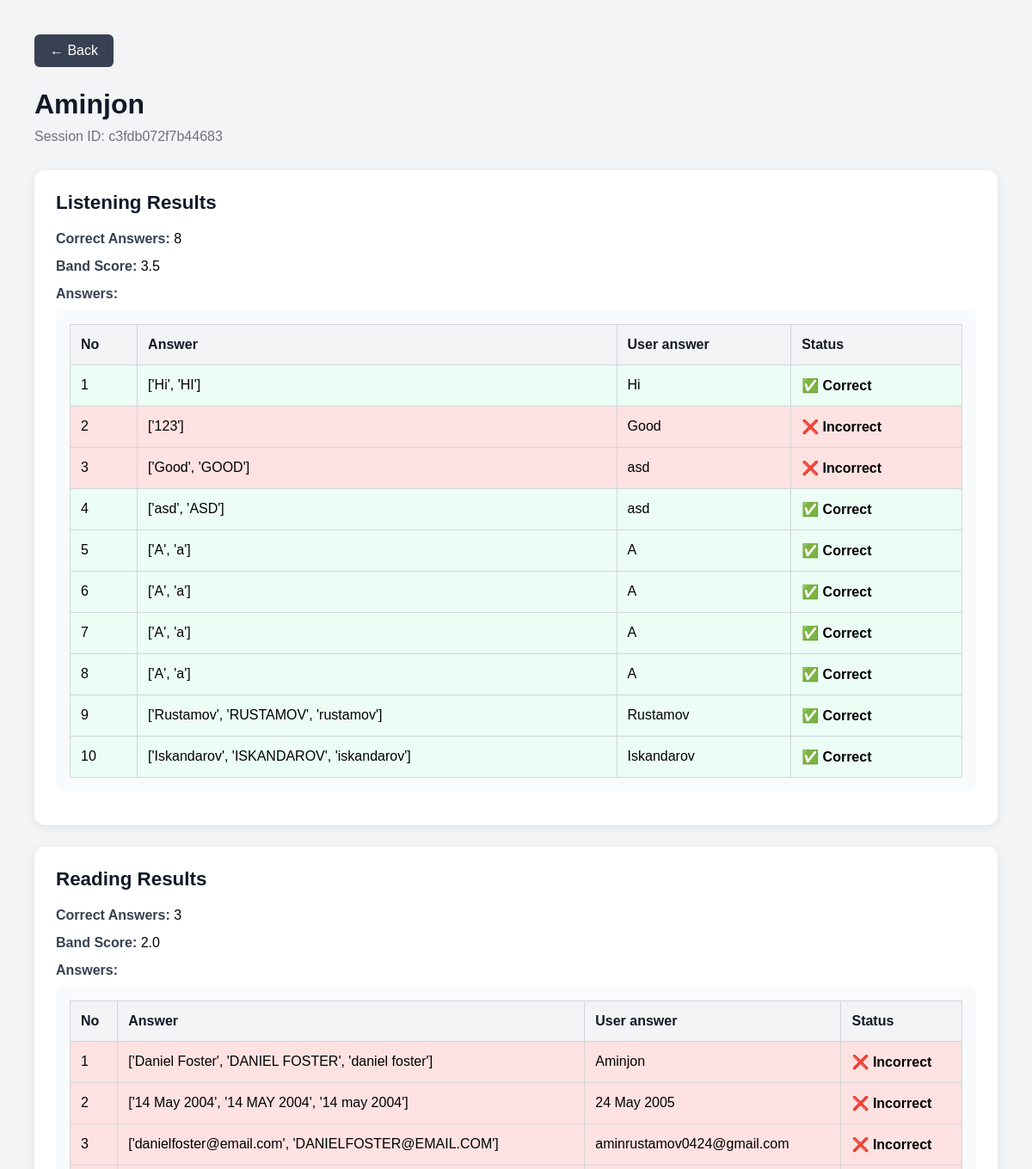
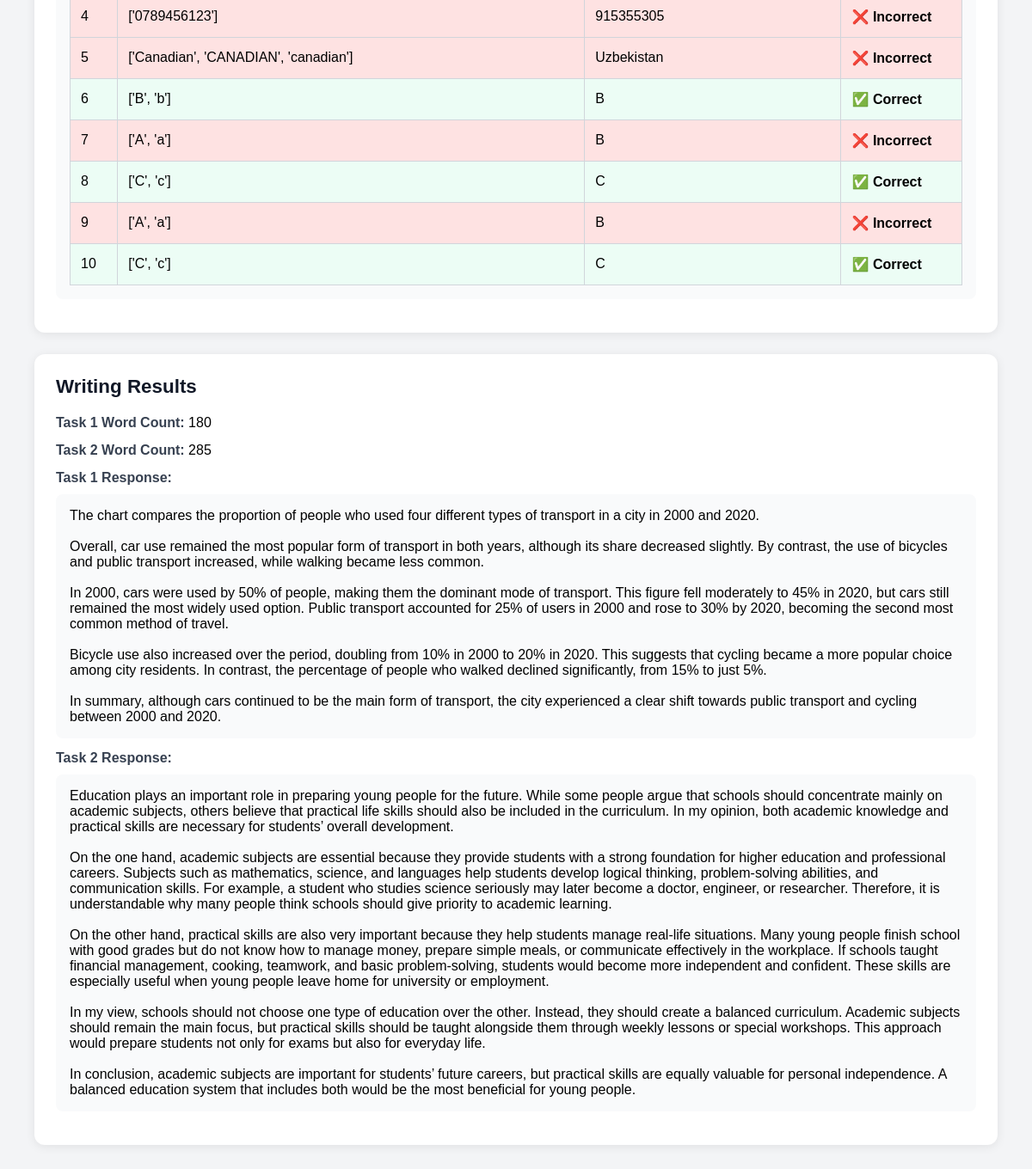
The app's page /results/student/c3fdb072f7b44683/ with its own data (2 pictures, top to bottom).
### core/models.py (models this page shows)
class ResultsTable(models.Model):
    exam_session = models.ForeignKey(           # ← new
        ExamSession,
        on_delete=models.SET_NULL,
        null=True, blank=True,
        related_name='results'
    )
    session_id = models.CharField(max_length=50, primary_key=True, unique=True)
    username = models.CharField(max_length=100)
    session_date = models.DateTimeField(auto_now_add=True)

class ListeningResults(models.Model):
    session = models.OneToOneField(
        'ResultsTable',
        on_delete=models.CASCADE,
        primary_key=True
        )
    test = models.ForeignKey(
        'ListeningTest',
        on_delete=models.SET_NULL,
        null=True,
        blank=True
        )
    listening_row_answers = models.JSONField()
    listening_correct_count = models.IntegerField()
    listening_mark = models.DecimalField(max_digits=2, decimal_places=1)

class ReadingResults(models.Model):
    session = models.OneToOneField('ResultsTable', on_delete=models.CASCADE, primary_key=True)
    test = models.ForeignKey('ReadingTest', on_delete=models.SET_NULL, null=True)
    reading_row_answers = models.JSONField()
    reading_correct_count = models.IntegerField()
    reading_mark = models.DecimalField(max_digits=2, decimal_places=1)

class WritingResults(models.Model):
    session = models.OneToOneField(
        'ResultsTable',
        on_delete=models.CASCADE,
        primary_key=True
        )
    test_id = models.CharField(max_length=50)
    task1_text = models.TextField()
    task2_text = models.TextField()
    task1_word_count = models.CharField()
    task2_word_count = models.CharField()

### core/views.py (the view)
# urls.py: path('results/student/<str:session_id>/', views.student_full_result, name='student_full_result'),
def student_full_result(request, session_id):
    result = get_object_or_404(
        ResultsTable,
        session_id=session_id
    )
    listening = ListeningResults.objects.filter(
        session=result
    ).first()
    try:
        listening_test = get_object_or_404(ListeningTest, id=int(listening.test_id))
        listening_answers = prepare(listening_test.answers)
    except:
        listening_answers = []
    reading = ReadingResults.objects.filter(
        session=result
    ).first()
    try:
        reading_test = get_object_or_404(ReadingTest, id=int(reading.test_id))
        reading_answers = prepare(reading_test.answers)
    except:
        reading_answers = []
    writing = WritingResults.objects.filter(
        session=result
    ).first()
    return render(request, 'core/student_full_result.html', {
        'result': result,
        'listening': listening,
        'listening_answers': listening_answers,
        'reading': reading,
        'reading_answers': reading_answers,
        'writing': writing,
    })

### core/templatetags/dict_extras.py (called while the page is built)
@register.filter
def get_item(dictionary, key):
    if isinstance(dictionary, dict):
        return dictionary.get(key)
    return None

### core/templates/core/student_full_result.html (shortened to what this page needs)
{% load dict_extras %}
<!DOCTYPE html>
<html lang="en">
<head>
</head>
<body>
    <div class="container">
        <a
            href="javascript:history.back()"
            class="back-btn"
        >
            ← Back
        </a>
        <h1 class="title">
            {{ result.username }}
        </h1>
        <p class="subtitle">
            Session ID: {{ result.session_id }}
        </p>
        <div class="card">
            <h2 class="section-title">
                Listening Results
            </h2>
            {% if listening %}
                <div class="info-row">
                    <span class="label">Correct Answers:</span>
                    {{ listening.listening_correct_count }}
                </div>
                <div class="info-row">
                    <span class="label">Band Score:</span>
                    {{ listening.listening_mark }}
                </div>
                <div class="info-row">
                    <span class="label">
                        Answers:
                    </span>
                    <div class="answers-box">
                        <table class="answers-table">
                            <thead>
                                <tr>
                                    <th>No</th>
                                    <th>Answer</th>
                                    <th>User answer</th>
                                    <th>Status</th>
                                </tr>
                            </thead>
                            <tbody>
                                {% for key, value in listening.listening_row_answers.items %}
                                    {% if key != "id" %}
                                        {% with correct_answers=listening_answers|get_item:key %}
                                            {% if value in correct_answers %}
                                                <tr class="correct">
                                            {% else %}
                                                <tr class="incorrect">
                                            {% endif %}
                                                <td>{{ forloop.counter|add:-1 }}</td>
                                                <td>{{ correct_answers }}</td>
                                                <td>{{ value }}</td>
                                                <td class="status">
                                                    {% if value in correct_answers %}
                                                        ✅ Correct
                                                    {% else %}
                                                        ❌ Incorrect
                                                    {% endif %}
                                                </td>
                                            </tr>
                                        {% endwith %}
                                    {% endif %}
                                {% endfor %}
                            </tbody>
                        </table>
                    </div>
                </div>
            {% else %}
                <p>No listening results found.</p>
            {% endif %}
        </div>
        <div class="card">
            <h2 class="section-title">
                Reading Results
            </h2>
            {% if reading %}
                <div class="info-row">
                    <span class="label">Correct Answers:</span>
                    {{ reading.reading_correct_count }}
                </div>
                <div class="info-row">
                    <span class="label">Band Score:</span>
                    {{ reading.reading_mark }}
                </div>
                <div class="info-row">
                    <span class="label">
                        Answers:
                    </span>
                    <div class="answers-box">
                        <table class="answers-table">
                            <thead>
                                <tr>
                                    <th>No</th>
                                    <th>Answer</th>
                                    <th>User answer</th>
                                    <th>Status</th>
                                </tr>
                            </thead>
                            <tbody>
                                {% for key, value in reading.reading_row_answers.items %}
                                    {% if key != "id" %}
                                        {% with correct_answers=reading_answers|get_item:key %}
                                            {% if value in correct_answers %}
                                                <tr class="correct">
                                            {% else %}
                                                <tr class="incorrect">
                                            {% endif %}
                                                <td>{{ forloop.counter|add:-1 }}</td>
                                                <td>{{ correct_answers }}</td>
                                                <td>{{ value }}</td>
                                                <td class="status">
                                                    {% if value in correct_answers %}
                                                        ✅ Correct
                                                    {% else %}
                                                        ❌ Incorrect
                                                    {% endif %}
                                                </td>
                                            </tr>
                                        {% endwith %}
                                    {% endif %}
                                {% endfor %}
                            </tbody>
                        </table>
                    </div>
                </div>
            {% else %}
                <p>No reading results found.</p>
            {% endif %}
        </div>
        <div class="card">
            <h2 class="section-title">
                Writing Results
            </h2>
            {% if writing %}
                <div class="info-row">
                    <span class="label">Task 1 Word Count:</span>
                    {{ writing.task1_word_count }}
                </div>
                <div class="info-row">
                    <span class="label">Task 2 Word Count:</span>
                    {{ writing.task2_word_count }}
                </div>
                <div class="info-row">
                    <span class="label">
                        Task 1 Response:
                    </span>
                    <div class="answers-box">
                        <pre>{{ writing.task1_text }}</pre>
                    </div>
                </div>
                <div class="info-row">
                    <span class="label">
                        Task 2 Response:
                    </span>
                    <div class="answers-box">
                        <pre>{{ writing.task2_text }}</pre>
                    </div>
                </div>
            {% else %}
                <p>No writing results found.</p>
            {% endif %}
        </div>
    </div>
</body>
</html>

### core/templates/core/student_full_result.html (style rules this page uses)
* { margin: 0; padding: 0; box-sizing: border-box; font-family: Arial, sans-serif; }
body { background: #f3f4f6; padding: 40px; }
.container { max-width: 1200px; margin: auto; }
.back-btn { display: inline-block; margin-bottom: 25px; background: #374151; color: white; text-decoration: none; padding: 10px 18px; border-radius: 6px; }
.title { font-size: 2rem; margin-bottom: 10px; color: #111827; }
.subtitle { color: #6b7280; margin-bottom: 30px; }
.card { background: white; border-radius: 12px; padding: 25px; margin-bottom: 25px; box-shadow: 0 2px 12px rgba(0,0,0,0.08); }
.section-title { font-size: 1.4rem; margin-bottom: 20px; color: #111827; }
.info-row { margin-bottom: 14px; }
.label { font-weight: bold; color: #374151; }
.answers-box { background: #f9fafb; padding: 16px; border-radius: 8px; overflow-x: auto; margin-top: 10px; }
.answers-table { width: 100%; border-collapse: collapse; }
.answers-table th, .answers-table td { border: 1px solid #d1d5db; padding: 14px 12px; text-align: left; vertical-align: top; }
.answers-table th { background: #f3f4f6; color: #111827; }
.answers-table tr.correct { background: #ecfdf5; }
.answers-table tr.incorrect { background: #fee2e2; }
.answers-table td.status { font-weight: 700; white-space: nowrap; }
pre { white-space: pre-wrap; word-wrap: break-word; }

### records on screen
ResultsTable: username "Aminjon", session_id "c3fdb072f7b44683"
ListeningResults: listening_correct_count "8", listening_mark "3.5"
ReadingResults: reading_correct_count "3", reading_mark "2.0"
WritingResults: task1_word_count "180", task2_word_count "285", task1_text "The chart compares the proportion of people who used four different types of transport in a city in 2000 and 2020. Overall, car use remained the most popular form of transport in both years, although its share decreased slightly. By contrast, the use of bicycles and public transport increased, while walking became less common. In 2000, cars were used by 50% of people, making them the dominant mode of transport. This figure fell moderately to 45% in 2020, but cars still remained the most widely used option. Public transport accounted for 25% of users in 2000 and rose to 30% by 2020, becoming the second most common method of travel. Bicycle use also increased over the period, doubling from…", task2_text "Education plays an important role in preparing young people for the future. While some people argue that schools should concentrate mainly on academic subjects, others believe that practical life skills should also be included in the curriculum. In my opinion, both academic knowledge and practical skills are necessary for students’ overall development. On the one hand, academic subjects are essential because they provide students with a strong foundation for higher education and professional careers. Subjects such as mathematics, science, and languages help students develop logical thinking, problem-solving abilities, and communication skills. For example, a student who studies science…"

### other values on screen
{{ correct_answers }} "['Hi', 'HI']" "['123']" "['Good', 'GOOD']" "['asd', 'ASD']" "['A', 'a']" "['A', 'a']" "['A', 'a']" "['A', 'a']" "['Rustamov', 'RUSTAMOV', 'rustamov']" "['Iskandarov', 'ISKANDAROV', 'iskandarov']"
{{ value }} "Hi" "Good" "asd" "asd" "A" "A" "A" "A" "Rustamov" "Iskandarov"
{{ correct_answers }} "['Daniel Foster', 'DANIEL FOSTER', 'daniel foster']" "['14 May 2004', '14 MAY 2004', '14 may 2004']" "['danielfoster@email.com', 'DANIELFOSTER@EMAIL.COM']" "['0789456123']" "['Canadian', 'CANADIAN', 'canadian']" "['B', 'b']" "['A', 'a']" "['C', 'c']" "['A', 'a']" "['C', 'c']"
{{ value }} "Aminjon" "24 May 2005" "aminrustamov0424@gmail.com" "915355305" "Uzbekistan" "B" "B" "C" "B" "C"
